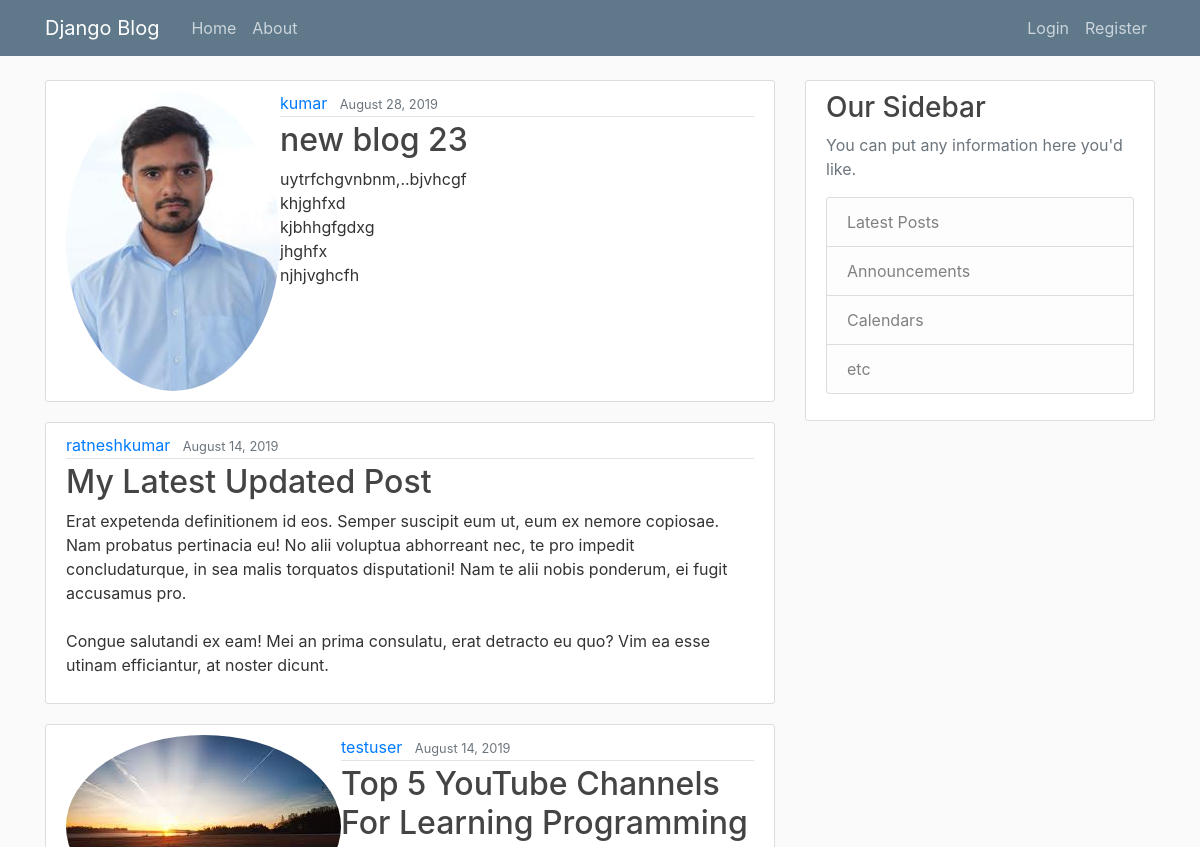
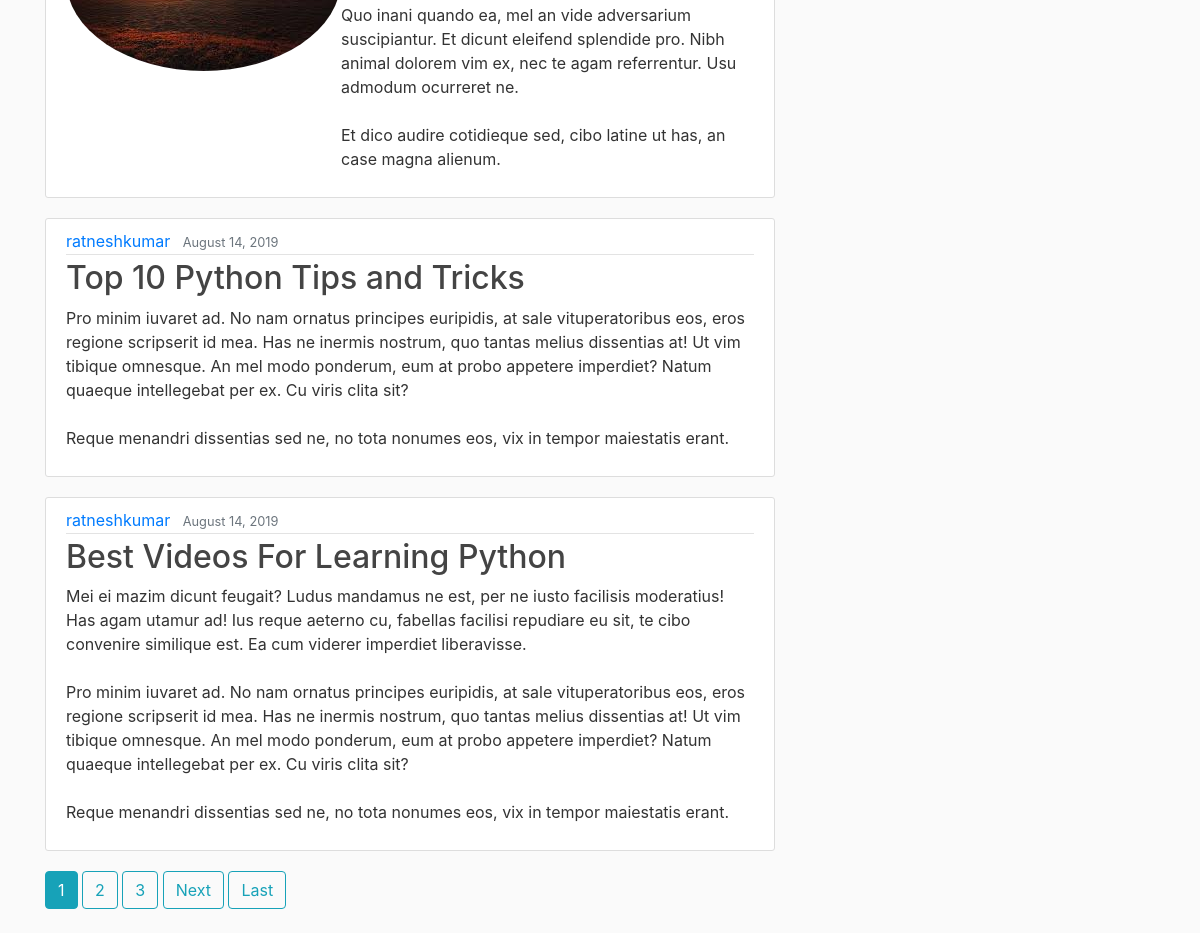
The page / on the database its author committed (2 pictures, top to bottom).
### blog/models.py (models this page shows, shortened)
class Post(models.Model):
    title=models.CharField(max_length=100)
    content=models.TextField()
    date_posted=models.DateTimeField(default=timezone.now)
    author = models.ForeignKey(User,on_delete=models.CASCADE)

### users/models.py (models this page shows, shortened)
class Profile(models.Model):
    user=models.OneToOneField(User, on_delete=models.CASCADE)
    image=models.ImageField(default='default.jpg',upload_to='profile-pics')

### blog/views.py (the view)
# urls.py: path('', PostListView.as_view(), name='blog-home'),
class PostListView(ListView):
	model=Post
	template_name='blog/home.html'
	context_object_name='posts'
	ordering=['-date_posted']
	paginate_by=5

### blog/templates/blog/home.html (shortened to what this page needs)
{% extends "blog/base.html" %}
{% block content %}
    {% for post in posts %}
	    <article class="media content-section">
			<img class="rounded-circle artical-img" src="{{ post.author.profile.image.url }}">
			  <div class="media-body">
			    <div class="article-metadata">
			      <a class="mr-2" href="{% url 'user-posts' post.author.username %}">{{ post.author }}</a>
			      <small class="text-muted">{{ post.date_posted|date:"F d, Y" }}</small>
			    </div>
			    <h2><a class="article-title" href="{% url 'post-detail' post.id %}">{{ post.title }}</a></h2>
			    <p class="article-content">{{ post.content }}</p>
			  </div>
         </article>
	{% endfor %}
	{% if is_paginated %}
		{%  for num in page_obj.paginator.page_range %}
			{% if page_obj.number == num  %}
				<a class="btn btn-info mb-4" href="?page={{ num }}">{{ num }}</a>
				{% elif num > page_obj.number|add:'-3' and num < page_obj.number|add:'3' %}
				<a class="btn btn-outline-info mb-4" href="?page={{ num }}">{{ num }}</a>
			{%  endif %}
		{%  endfor %}
		{%  if page_obj.has_next %}
		<a class="btn btn-outline-info mb-4" href="?page={{	page_obj.next_page_number}}">Next</a>
        <a class="btn btn-outline-info mb-4" href="?page={{ page_obj.paginator.num_pages }}">Last</a>
	    {% endif %}
	{% endif %}
{% endblock content %}

### blog/static/blog/main.css (style rules this page uses)
body { background: #fafafa; color: #333333; margin-top: 5rem; }
h1, h2, h3, h4, h5, h6 { color: #444444; }
.content-section { background: #ffffff; padding: 10px 20px; border: 1px solid #dddddd; border-radius: 3px; margin-bottom: 20px; }
.article-title { color: #444444; }
.article-content { white-space: pre-line; }
.article-metadata { padding-bottom: 1px; margin-bottom: 4px; border-bottom: 1px solid #e3e3e3 }

### rows shown on the page
Post: author.profile.image (picture), author "kumar", date_posted "August 28, 2019", title "new blog 23", content "uytrfchgvnbnm,..bjvhcgf khjghfxd kjbhhgfgdxg jhghfx njhjvghcfh"
Post: author "ratneshkumar", date_posted "August 14, 2019", title "My Latest Updated Post", content "Erat expetenda definitionem id eos. Semper suscipit eum ut, eum ex nemore copiosae. Nam probatus pertinacia eu! No alii voluptua abhorreant nec, te pro impedit concludaturque, in sea malis torquatos disputationi! Nam te alii nobis ponderum, ei fugit accusamus pro. Congue salutandi ex eam! Mei an prima consulatu, erat detracto eu quo? Vim ea esse utinam efficiantur, at noster dicunt."
Post: author.profile.image (placeholder picture), author "testuser", date_posted "August 14, 2019", title "Top 5 YouTube Channels For Learning Programming", content "Quo inani quando ea, mel an vide adversarium suscipiantur. Et dicunt eleifend splendide pro. Nibh animal dolorem vim ex, nec te agam referrentur. Usu admodum ocurreret ne. Et dico audire cotidieque sed, cibo latine ut has, an case magna alienum."
Post: author "ratneshkumar", date_posted "August 14, 2019", title "Top 10 Python Tips and Tricks", content "Pro minim iuvaret ad. No nam ornatus principes euripidis, at sale vituperatoribus eos, eros regione scripserit id mea. Has ne inermis nostrum, quo tantas melius dissentias at! Ut vim tibique omnesque. An mel modo ponderum, eum at probo appetere imperdiet? Natum quaeque intellegebat per ex. Cu viris clita sit? Reque menandri dissentias sed ne, no tota nonumes eos, vix in tempor maiestatis erant."
Post: author "ratneshkumar", date_posted "August 14, 2019", title "Best Videos For Learning Python", content "Mei ei mazim dicunt feugait? Ludus mandamus ne est, per ne iusto facilisis moderatius! Has agam utamur ad! Ius reque aeterno cu, fabellas facilisi repudiare eu sit, te cibo convenire similique est. Ea cum viderer imperdiet liberavisse. Pro minim iuvaret ad. No nam ornatus principes euripidis, at sale vituperatoribus eos, eros regione scripserit id mea. Has ne inermis nostrum, quo tantas melius dissentias at! Ut vim tibique omnesque. An mel modo ponderum, eum at probo appetere imperdiet? Natum quaeque intellegebat per ex. Cu viris clita sit? Reque menandri dissentias sed ne, no tota nonumes eos, vix in tempor maiestatis erant."

### other values the page prints
{{ num }} "1"
{{ num }} "2" "3"
